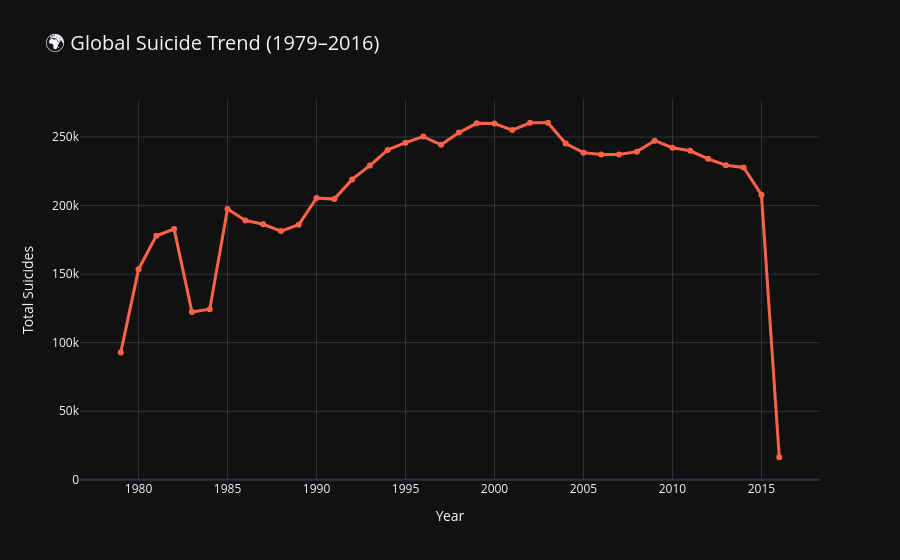

This figure's notebook cell:
### Code cell
# ============================================================
# 3.3  INTERACTIVE: Global Suicide Trend Over Years
# ============================================================

yearly_global = (
    df1_clean.groupby('year')['suicides_no']
    .sum()
    .reset_index()
    .rename(columns={'suicides_no': 'Total_Suicides'})
)

fig = px.line(
    yearly_global, x='year', y='Total_Suicides',
    title='🌍 Global Suicide Trend (1979–2016)',
    markers=True,
    labels={'year': 'Year', 'Total_Suicides': 'Total Suicides'},
    template='plotly_dark'
)
fig.update_traces(line=dict(color='tomato', width=3), marker=dict(size=6))
fig.update_layout(
    title_font_size=20,
    hovermode='x unified',
    xaxis=dict(showgrid=True),
    yaxis=dict(showgrid=True)
)
fig.show()

### Figure 1 — Plotly figure (JSON) as saved in the notebook; plotly's stock layout.template omitted (floating-point values rounded to 4 significant figures)
{"data": [{"hovertemplate": "Year=%{x}<br>Total Suicides=%{y}<extra></extra>", "legendgroup": "", "line": {"color": "tomato", "dash": "solid", "width": 3}, "marker": {"size": 6, "symbol": "circle"}, "mode": "lines+markers", "name": "", "orientation": "v", "showlegend": false, "type": "scatter", "x": [1979, 1980, 1981, 1982, 1983, 1984, 1985, 1986, 1987, 1988, 1989, 1990, 1991, 1992, 1993, 1994, 1995, 1996, 1997, 1998, 1999, 2000, 2001, 2002, 2003, 2004, 2005, 2006, 2007, 2008, 2009, 2010, 2011, 2012, 2013, 2014, 2015, 2016], "xaxis": "x", "y": [92790, 153548, 178014, 182893, 122430, 124427, 197533, 189225, 186364, 181416, 186043, 205507, 204756, 219100, 229243, 240628, 245915, 250353, 244322, 253279, 259984, 259905, 255071, 260401, 260429, 245249, 238622, 237200, 237211, 239368, 247324, 242243, 239972, 234085, 229421, 227793, 207908, 16483], "yaxis": "y"}], "layout": {"hovermode": "x unified", "legend": {"tracegroupgap": 0}, "title": {"font": {"size": 20}, "text": "🌍 Global Suicide Trend (1979–2016)"}, "xaxis": {"anchor": "y", "domain": [0, 1], "showgrid": true, "title": {"text": "Year"}}, "yaxis": {"anchor": "x", "domain": [0, 1], "showgrid": true, "title": {"text": "Total Suicides"}}}}
